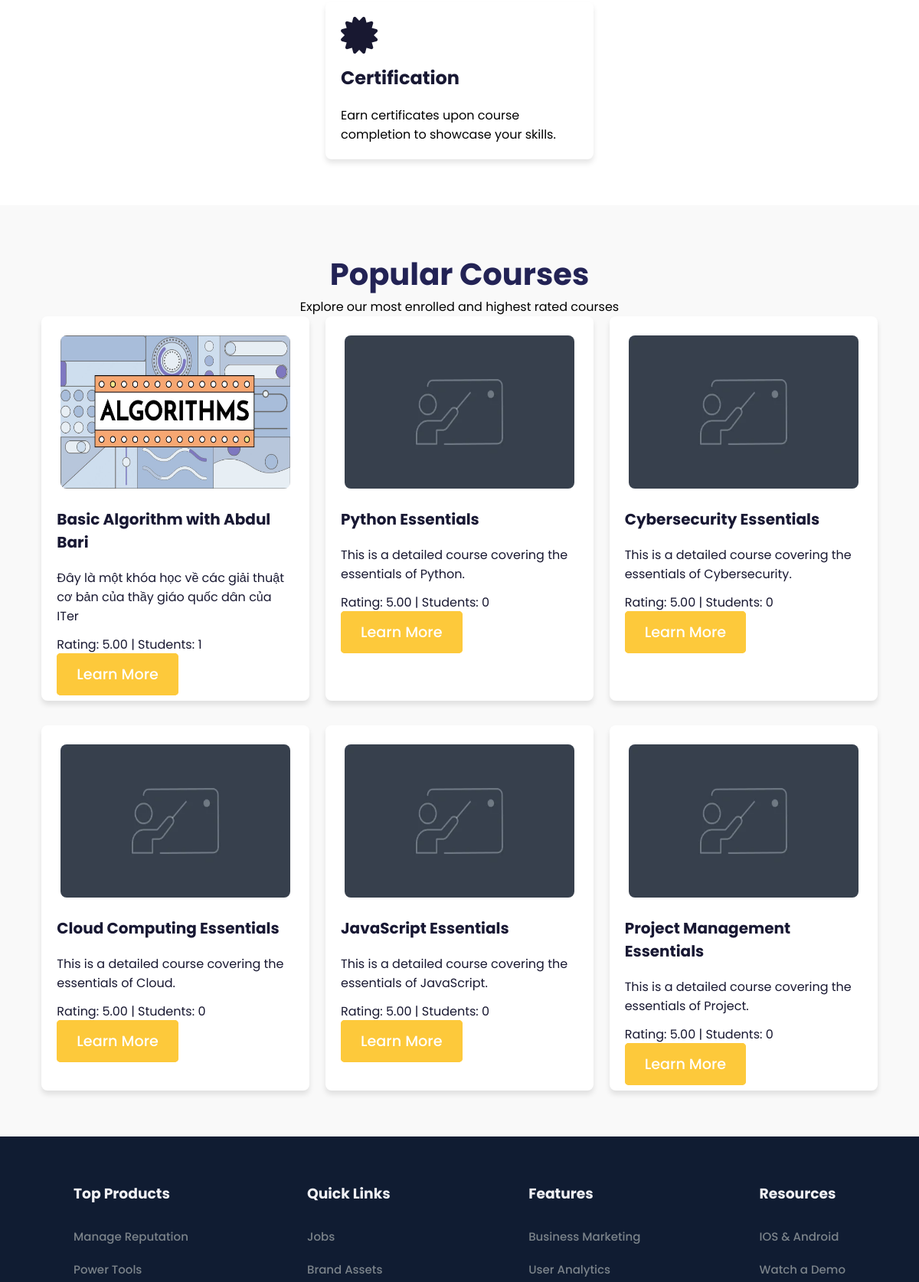
The app's page / (middle part), older data.
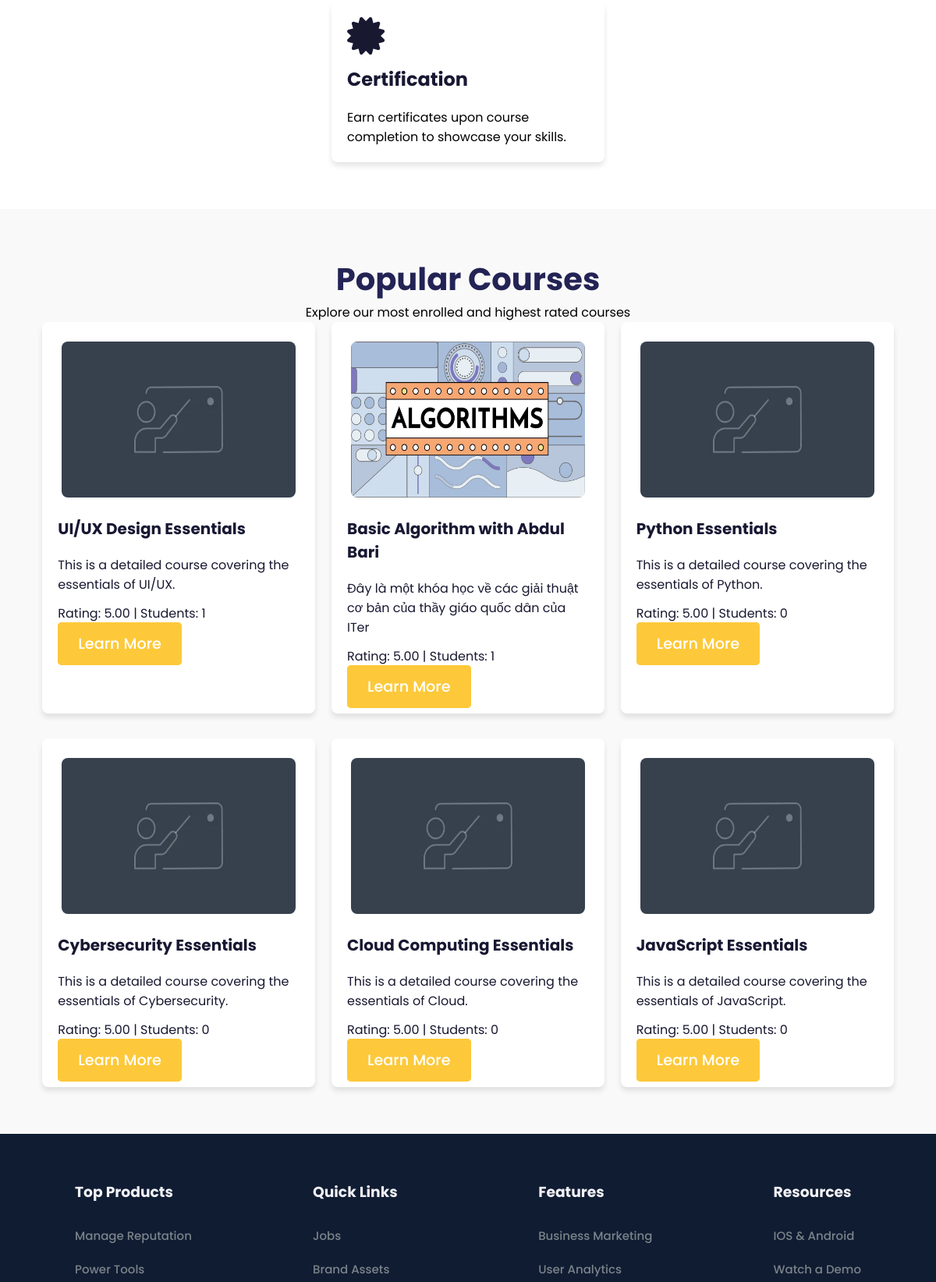
The same page, newer data.
### app/models.py (models this page shows, shortened)
class Course(models.Model):
    courseID = models.AutoField(primary_key=True)  # Tự động tăng ID cho khóa học
    courseName = models.CharField(max_length=1000) # Tên khóa học
    thumbnail = models.ImageField(upload_to='thumbnails/', default="thumbnails/default-product-card.webp", null=True, blank=True)  # Thumbnail ảnh cho course
    description = models.TextField()  # Mô tả khóa học
    duration = models.CharField(max_length=100)  # Thời gian khóa học
    created_at = models.DateTimeField(auto_now_add=True)  # Ngày giờ khóa học được tạo
    level = models.CharField(max_length=50)  # Cấp độ khóa học (beginner, intermediate, advanced)
    language = models.CharField(max_length=50)  # Ngôn ngữ khóa học
    register_count = models.IntegerField(default=0)  # Số lượng người đăng ký khóa học
    rating = models.DecimalField(max_digits=3, decimal_places=2, default=5)  # Đánh giá khóa học (0-5)
    created_by = models.ForeignKey(
        "app.User",
        on_delete=models.SET_NULL,
        null=True,
        related_name="created_courses"
    )
    categories = models.ManyToManyField("app.CourseCategory", related_name="courses", blank=True)

### app/views.py (the view)
# urls.py: path('', views.start_view, name="start"),
def start_view(request):
    popular_courses = Course.objects.order_by('-rating', '-register_count')[:6]
    if hasattr(Blog, 'views'):
        popular_blogs = Blog.objects.order_by('-views')[:3]
    else:
        popular_blogs = Blog.objects.order_by('-created_at')[:3]
    is_birthday = False
    if request.user.is_authenticated and getattr(request.user, 'birthday', None):
        today = date.today()
        if request.user.birthday and request.user.birthday.month == today.month and request.user.birthday.day == today.day:
            is_birthday = True
    return render(request, "app/index.html", {
        "popular_courses": popular_courses,
        "popular_blogs": popular_blogs,
        "is_birthday": is_birthday,
    })

### app/templates/app/index.html (shortened to what this page needs)
{% load static %}
<!DOCTYPE html>
<html lang="en">
<head>
    <link rel="stylesheet" href="https://pro.fontawesome.com/releases/v5.10.0/css/all.css" />
    <link rel="stylesheet" href="{% static 'style.css' %}">
</head>
<body>
    <section id="features">
        <div class="fea-base">
            <div class="fea-box">
                <i class="fas fa-certificate"></i>
                <h3>Certification</h3>
                <p>Earn certificates upon course completion to showcase your skills.</p>
            </div>
        </div>
    </section>
    <section id="courses">
        <h1 style="text-align: center;">Popular Courses</h1>
        <p style="text-align: center;">Explore our most enrolled and highest rated courses</p>
        <div class="course-grid">
            {% for course in popular_courses %}
                <div class="course-card">
                    {% if course.thumbnail %}
                        <img src="{{ course.thumbnail.url }}" alt="{{ course.courseName }}">
                    {% else %}
                        <img src="/media/thumbnails/default-product-card.webp" alt="{{ course.courseName }}">
                    {% endif %}
                    <h3>{{ course.courseName }}</h3>
                    <p>{{ course.description|truncatewords:20 }}</p>
                    <p>Rating: {{ course.rating }} | Students: {{ course.register_count }}</p>
                    <a href="{% url 'course_detail' course.courseID %}" class="btn">Learn More</a>
                </div>
            {% empty %}
                <p style="text-align: center;">No popular courses available at the moment.</p>
            {% endfor %}
        </div>
    </section>
    {% include 'app/footer.html' %}
</body>
</html>

Row changes from the older to the newer data that the page shows:
no longer on this page (row unchanged): Course: courseName "Project Management Essentials", description "This is a detailed course covering the essentials of Project.", rating "5.00", register_count "0"
now on this page (row edited): Course: thumbnail (placeholder picture), courseName "UI/UX Design Essentials", description "This is a detailed course covering the essentials of UI/UX.", rating "5.00", register_count "1"
